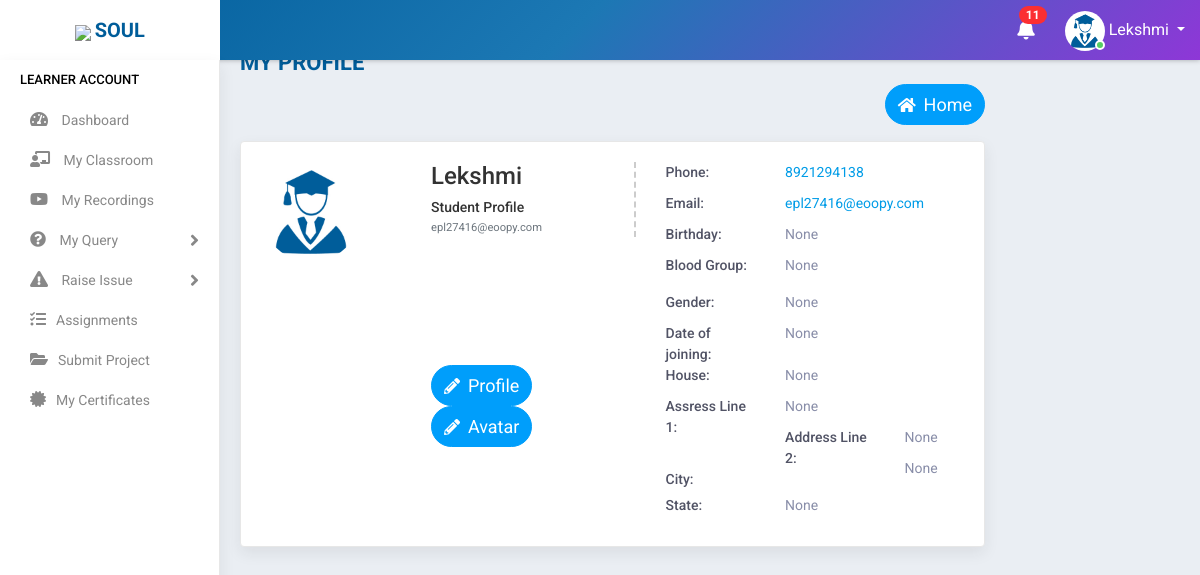
Page /profile/ (signed in) on the committed database.
### accounts/models.py (models this page shows, shortened)
class Student(models.Model):
    state = (
    ('Andhra Pradesh','Andhra Pradesh'),
    ('Arunachal Pradesh','Arunachal Pradesh'),
    ('Assam','Assam'),
    ('Bihar','Bihar'),
    ('Chhattisgarh','Chattisgarh'),
    ('Goa','Goa'),
    ('Gujarat','Gujarat'),
    ('Haryana','Haryana'),
    ('Himachal Pradesh','Himachal Pradesh'),
    ('Jharkhand','Jharkhand'),
    ('Karnataka','Karnataka'),
    ('Kerala','Kerala'),
    ('Madhya Pradesh','Madhya Pradesh'),
    ('Maharashtra','Maharashtra'),
    ('Manipur','Manipur'),
    ('Meghalaya','Meghalaya'),
    ('Mizoram','Mizoram'),
    ('Nagaland','Nagaland'),
    ('Odisha','Odisha'),
    ('Rajasthan','Rajasthan'),
    ('Sikkim','Sikkim'),
    ('Tamil Nadu','Tamil Nadu'),
    ('Telangana','Telangana'),
    ('Tripura','Tripura'),
    ('Uttar Pradesh','Uttar Pradesh'),
    ('Uttarakhand','Uttarakhand'),
    ('West Bengal','West Bengal')
)
    groups = (
    ('AB+', 'AB+'),
    ('AB-', 'AB-'),
    ('A+', 'A+'),
    ('A-', 'A-'),
    ('B+', 'B+'),
    ('B-', 'B-'),
    ('O+', 'O+'),
    ('O-', 'O-'),
    )
    user= models.OneToOneField(User,on_delete=models.CASCADE,null=True,blank=True)
    name = models.CharField(max_length=100,blank=True)
    mobile = models.CharField(max_length=10,blank=True)
    email = models.EmailField(max_length=200,blank=True)
    sex = models.CharField(max_length=10,null=True,choices=(('Male','Male'),('Female','Female')),blank=True)
    dob = models.DateField(null=True, blank=True)
    blood_group = models.CharField(max_length=100,null=True, blank=True,choices=groups)
    house = models.CharField(max_length=100,null=True,blank=True)
    street =models.CharField(max_length=100,null=True,blank=True)
    street2 =models.CharField(max_length=100,null=True,blank=True)
    city = models.CharField(max_length=100,null=True,blank=True)
    state = models.CharField(max_length=100,null=True,choices=state,blank=True)
    course_enrolled = models.CharField(max_length=100,null=True,blank=True)
    now_attending = models.CharField(max_length=100,null=True,blank=True)
    start_date = models.DateField(null=True,blank=True)
    shared = models.BooleanField(default=False,choices=((True, 'Yes'), (False, 'No')),blank=True)
    payment = models.CharField(max_length=10,choices=(('Full','Full'),('Half','Half')),default='Half',blank=True)
    status = models.CharField(max_length=20,choices=(('Active','Active'),('Inactive','Inactive')),default='Active',blank=True)
    profile_pic = models.ImageField(null=True,default="student.jpg")
    total_fees = models.IntegerField(null=True,blank=True)
    fees_paid = models.IntegerField(null=True,blank=True)
    balance = models.IntegerField(null=True,blank=True)

### accounts/views.py (the view)
# urls.py: path('profile/', ProfileView.as_view(),name='profile'),
class ProfileView(View):
    def get(self, request):
        user=request.user
        if user.is_authenticated:
            note = Notification.objects.filter(receiver=user).filter(status="Not Read").order_by('-datetime')
            no_count = note.count()
            try:
                s= Staff.objects.get(user=user)
                return render(request,'accounts/profile.html',{'s':s,'no_count':no_count,'note':note})
            except:
                s= Student.objects.get(user=user)
                return render(request,'students/profile.html',{'s':s,'no_count':no_count,'note':note})
        else:
            return redirect('logout')

### accounts/templates/students/profile.html (shortened to what this page needs)
{% extends 'accounts/main.html' %}
{% block content %}
    <div class="main-wrapper">
    {% include 'students/navbar.html' %}
    {% include 'students/sidebar.html' %}
            <div class="content container" style="padding-top:5%;padding-left: 5%;">
                        <div class="page-header">
                            <div class="row">
                                <div class="col-lg-7 col-md-12 col-sm-12 col-12">
                                    <h5 class="text-uppercase">my Profile</h5>
                                </div>
                                <div class="col-md-12 col-sm-12 col-12">
                                    <ul class="list-inline float-right">
                                        <li>
                                            <a href="{% url 'home' %}" class="btn btn-info " style="border-radius: 80px 80px 80px 80px ;color: white">
                                            <i class="fas fa-home"></i>&nbsp;&nbsp;<span style="font-size:18px">Home</span></a>
                                        </li>
                                    </ul>
                                </div>
                            </div>
                        </div>
                        <div class="card-box m-b-0">
                            <div class="row">
                                <div class="col-md-12">
                                    <div class="profile-view">
                                        <div class="profile-img-wrap">
                                            <div class="profile-img">
                                                <img class="avatar" src="{{request.user.student.profile_pic.url}}" alt="">
                                            </div>
                                        </div>
                                        <div class="profile-basic">
                                            <div class="row">
                                                <div class="col-md-5">
                                                    <div class="profile-info-left">
                                                        <h3 class="user-name m-t-0">{{s.name}}</h3>
                                                        <h5 class="company-role m-t-0 m-b-0">Student Profile</h5>
                                                        <small class="text-muted">{{request.user}}</small>
                                                    </div>
                                                </div>
                                                <div class="col-md-7">
                                                    <ul class="personal-info">
                                                        <li>
                                                            <span class="title">Phone:</span>
                                                            <span class="text"><a href="">{{s.mobile}}</a></span>
                                                        </li>
                                                        <li>
                                                            <span class="title">Email:</span>
                                                            <span class="text"><a href=""><span class="__cf_email__"
                                                                        data-cfemail="7d17181b1b180f04100a12131a3d18051c100d1118531e1210">{{request.user}}</span></a></span>
                                                        </li>
                                                        <li>
                                                            <span class="title">Birthday:</span>
                                                            <span class="text">{{s.dob}}</span>
                                                        </li>
                                                        <li>
                                                            <span class="title">Blood Group:</span>
                                                            <p class="text">{{s.blood_group}}</p>
                                                        </li>
                                                        <li>
                                                            <span class="title">Gender:</span>
                                                            <span class="text">{{s.sex}}</span>
                                                        </li>
                                                        <li>
                                                            <span class="title">Date of joining:</span>
                                                            <span class="text">{{s.start_date}}</span>
                                                        </li>
                                                    </ul>
                                                </div>
                                                <div class="col-md-5">
                                                    <ul class="personal-info">
                                                        <li>
                                                            <a href="{% url 'profile_update' %}" class="btn btn-info " style="border-radius: 80px 80px 80px 80px ;color: white">
                                                            <i class="fas fa-pencil-alt"></i>&nbsp;&nbsp;<span style="font-size:18px">Profile</span></a>
                                                            <a href="{% url 'profile_pic_update' %}" class="btn btn-info " style="border-radius: 80px 80px 80px 80px ;color: white">
                                                            <i class="fas fa-pencil-alt"></i>&nbsp;&nbsp;<span style="font-size:18px">Avatar</span></a>
                                                        </li>
                                                    </ul>
                                                </div>
                                                <div class="col-md-7">
                                                    <ul class="personal-info">
                                                        <li>
                                                            <span class="title">House:</span>
                                                            <span class="text">{{s.house}}</span>
                                                        </li>
                                                        <li>
                                                            <span class="title">Assress Line 1:</span>
                                                            <span class="text">{{s.street}}</span></span>
                                                        </li>
                                                        <li>
                                                            <span class="title">Address Line 2:</span>
                                                            <span class="text">{{s.street2}}</span>
                                                        </li>
                                                        <li>
                                                            <span class="title">City:</span>
                                                            <p class="text">{{s.city}}</p>
                                                        </li>
                                                        <li>
                                                            <span class="title">State:</span>
                                                            <span class="text">{{s.state}}</span>
                                                        </li>
                                                    </ul>
                                                </div>
                                            </div>
                                        </div>
                                    </div>
                                </div>
                            </div>
            </div>
{% endblock %}

### accounts/templates/students/navbar.html (shortened to what this page needs)
<div class="header">
    <div class="header-left">
        <a href="https://www.teqstories.com" class="logo">
            <img src="https://www.teqstories.com/assets/images/Blue.png" style="height: 40px;width:auto;">
            <span class="text-uppercase"><b>Soul</b></span>
        </a>
    </div>
    <div class="page-title-box float-left">
    </div>
    <ul class="nav user-menu float-right">
        {% include 'accounts/mini/notify.html' %}
        <li class="nav-item dropdown has-arrow">
            <a href="#" class="dropdown-toggle nav-link user-link" data-toggle="dropdown">
                <span class="user-img"><img class="rounded-circle" src="{{request.user.student.profile_pic.url}}" width="40" height="40" alt="{{request.user.student.name|title}}">
                    <span class="status online"></span></span>
                <span>{{request.user.student.name|title}}</span>
            </a>
        </li>
    </ul>
</div>

### rows in the picture
Student: name "Lekshmi", mobile "8921294138", dob "None", blood_group "None", sex "None", start_date "None", house "None", street "None", street2 "None", city "None", state "None"

### other values in the picture
{{ no_count }} "11"
{{ request.user.student.name|title }} "Lekshmi"
{{ request.user }} "epl27416@eoopy.com"
